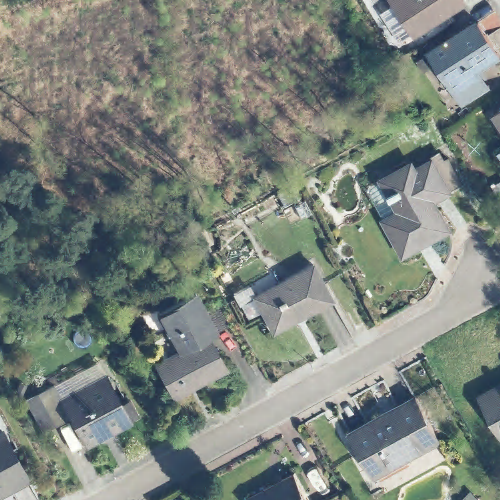
#> input picture Python/test.png, 500 x 500 px
$ jupyter execute --allow-errors vision_prep.ipynb   (shell and % lines are left out)   (older library calls are emulated)
#> lines starting #> are read from the running program, lines starting #| are printed output that depends on the picture; after the words box and inside, x2 and y2 are one past the last pixel; in counts of white or black regions, pixels touching at a corner belong together
[cell 1]
import cv2
from matplotlib import pyplot as plt
import numpy as np
import pandas as pd

img = cv2.imread('test.png')
#> img is the input picture: shape (500, 500, 3); mean B, G, R 123.2, 130.2, 122.3
gs_img = cv2.cvtColor(img, cv2.COLOR_BGR2GRAY)
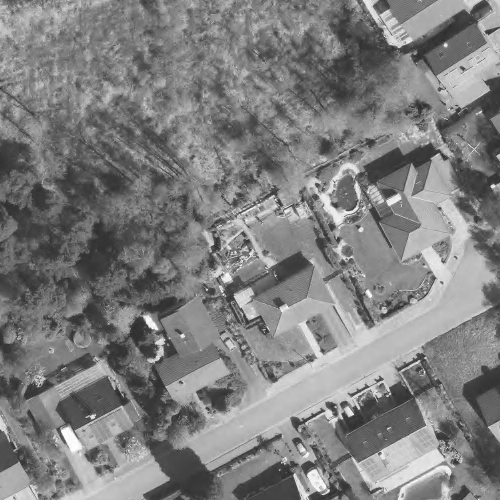
#> gs_img: shape (500, 500); min 40, max 255, mean 127
hist_img = cv2.equalizeHist(gs_img)
hist_img  = cv2.medianBlur(hist_img,11)
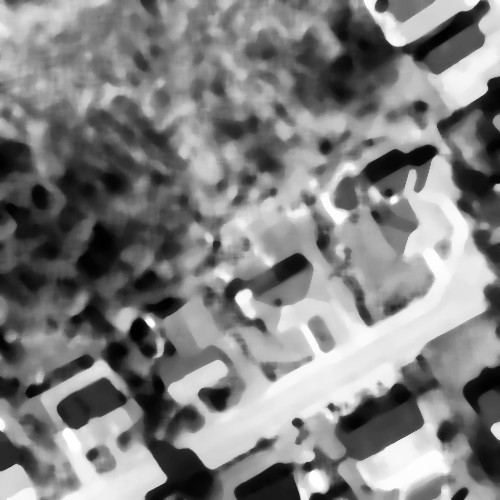
#> hist_img: shape (500, 500); min 1, max 255, mean 129


plt.imshow(img)
cv2.imwrite('test_prep.png', hist_img)
hist_img.mean()
#> Out = 129

[cell 2]
gss_img  = cv2.GaussianBlur(hist_img,(3,3),0.000001,0.000001)
lap_img = cv2.Laplacian(gss_img,cv2.CV_64F)
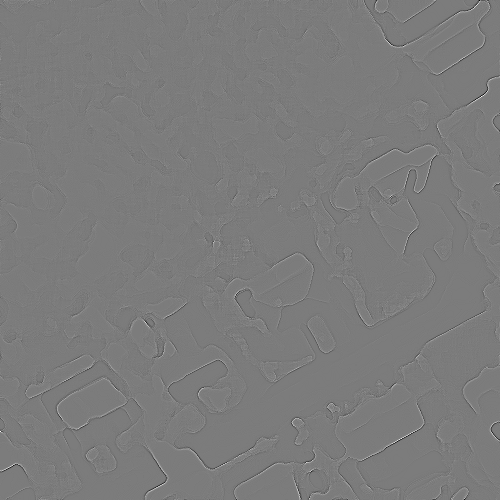
#> lap_img: shape (500, 500) float64; min -294, max 310, mean 0; drawn with min black and max white
ret, lap_img = cv2.threshold(lap_img,20,255,cv2.THRESH_BINARY)
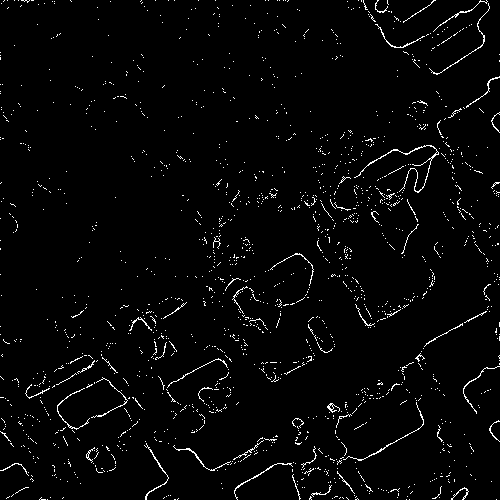
#> lap_img: shape (500, 500) float64; 2.5% white in thin lines or dots
lap_img  = lap_img.astype(np.uint8)
#> lap_img: shape (500, 500); 2.5% white in thin lines or dots


plt.imshow(lap_img, cmap='gray')
cv2.imwrite('test_lap.png', lap_img)
#> Out = True

[cell 3]
corn = np.float32(lap_img)
#> corn: shape (500, 500) float32; 2.5% white in thin lines or dots
dst = cv2.cornerHarris(corn,2,3,0.1)
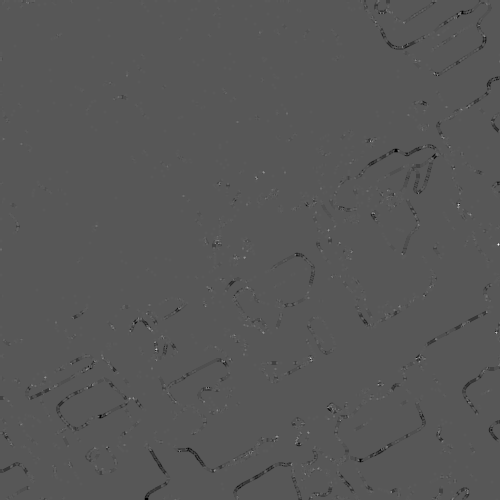
#> dst: shape (500, 500) float32; min -422825056, max 802706944, mean -1864605.6; drawn with min black and max white

#result is dilated for marking the corners, not important
dst = cv2.dilate(dst,None)

# Threshold for an optimal value, it may vary depending on the image.
img[dst>0.1*dst.max()]=[0,0,255]
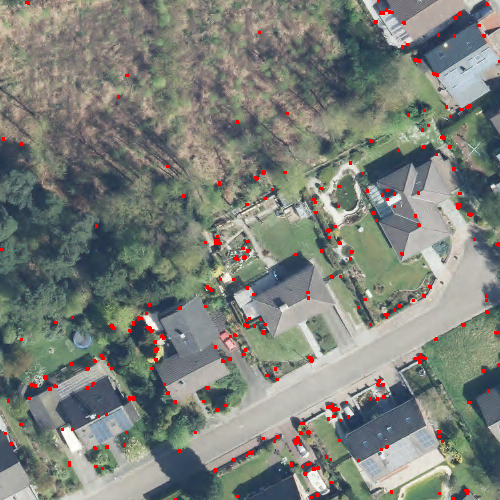
#> img: shape (500, 500, 3); 1.4% of pixels changed, all inside (x1, y1, x2, y2) = (0, 0, 500, 500)

plt.imshow(img)
cv2.imwrite('test_corners.png', img)
#> Out = True

[cell 4]
'''
img2 = cv2.imread('test.png')
gs_img2 = cv2.cvtColor(img, cv2.COLOR_BGR2GRAY)
gs_img2 = cv2.equalizeHist(gs_img)
gs_img2  = cv2.GaussianBlur(gs_img2,(3,3),0,0)
im2, contours, hierarchy = cv2.findContours(gs_img2,cv2.RETR_TREE,cv2.CHAIN_APPROX_SIMPLE)
idx =0
for cnt in contours:
    idx += 1
    x,y,w,h = cv2.boundingRect(cnt)
    roi=gs_img2[y:y+h,x:x+w]

    cv2.drawContours(img2, contours, -1, (0,255,0), 2)
plt.imshow(img2)
cv2.imwrite('test_boundbox.png', img2)
'''
'Not very helpful, same as edge detection'

[cell 5]
corn_bin = np.where(dst>0.1*dst.max(), 1,0)
#> corn_bin: shape (500, 500) int64; values 0 (black) and 1 (white), 1.4% white; 232 white regions (194 under 20 px), largest, box (x1, y1, x2, y2) and area: (326, 403, 340, 412) 64, (414, 353, 427, 364) 62, (379, 8, 394, 15) 57
print (np.count_nonzero(corn_bin))
#| 3509

corn_list = []
far_thold = 100

[cell 6]
img2 = cv2.imread('test.png')
gs_img2 = cv2.cvtColor(img2, cv2.COLOR_BGR2GRAY)
#gs_img2 = cv2.equalizeHist(gs_img)
gs_img2  = cv2.GaussianBlur(gs_img2,(3,3),0,0)

edges = cv2.Canny(gs_img2,220,250)
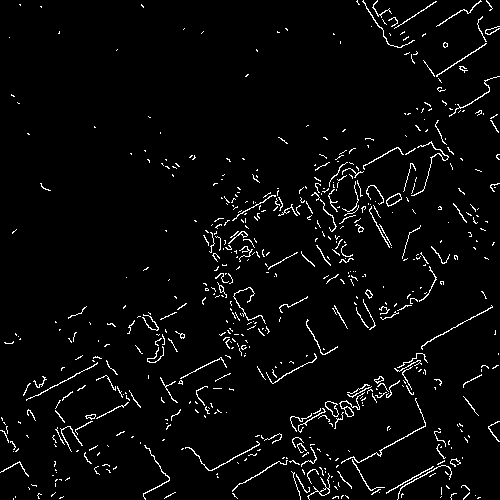
#> edges: shape (500, 500); 3.5% white in thin lines or dots
lines = cv2.HoughLinesP(edges,1,np.pi/180,10,minLineLength=20,maxLineGap=3)
#> lines = 24 rows, first 6: [211, 470, 259, 444], [41, 392, 79, 373], [180, 378, 221, 358], [355, 464, 375, 453], [299, 420, 327, 407], [279, 378, 308, 362]

if lines.size != 0:
    for line in lines:
        x1,y1,x2,y2 = line[0]
        cv2.line(img2,(x1,y1),(x2,y2),(0,255,0),2)
#> this loop made 24 passes
#> (x1, y1, x2, y2) on passes 1 to 12: (211, 470, 259, 444), (41, 392, 79, 373), (180, 378, 221, 358), (355, 464, 375, 453), (299, 420, 327, 407), (279, 378, 308, 362), (294, 428, 328, 409), (292, 472, 300, 498), (462, 323, 492, 306), (386, 493, 444, 460), (403, 191, 412, 163), (409, 385, 425, 423)
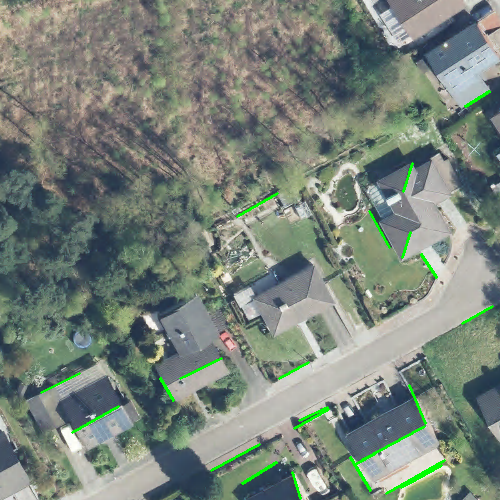
#> img2: shape (500, 500, 3); 1.04% of pixels changed, all inside (x1, y1, x2, y2) = (40, 90, 494, 500)


plt.imshow(img2)
cv2.imwrite('test_canny.png', edges)
cv2.imwrite('test_lines.png', img2)
#> Out = True

[cell 7]
img = cv2.imread('test.png')

#img  = cv2.medianBlur(hist_img,11)
img = np.float32(img)
img = img.reshape((-1,3))

criteria = (cv2.TERM_CRITERIA_EPS + cv2.TERM_CRITERIA_MAX_ITER, 1000, 0.001)
#> criteria = (3, 1000, 0.001)
ret,label,center=cv2.kmeans(img,3,None,criteria,10,cv2.KMEANS_RANDOM_CENTERS)
#> ret = 204052741.5; center = [[121, 136.2, 128.5], [89.13, 83.84, 69.96], [179.1, 187.9, 188.8]]

label = label.reshape(500,500)
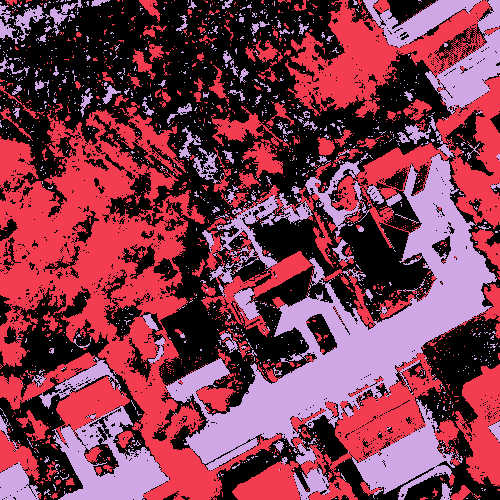
#> label: shape (500, 500) int32; 3 distinct labels, from 0 to 2; one colour per label, 0 black
#label += edges
img = img.reshape(500,500,3)
plt.imshow(label)
plt.savefig ( 'test_kmeans.png', dpi=2000)
#cv2.imwrite('test_col_prep.png', img.reshape(500,500,3))

[cell 8]
import seaborn as sns

pic = edges
sq = 100
ind = len(pic)//sq
#> ind = 5
sub = []

for i in range(sq):
    for j in range(sq):
        sub.append(pic[i:(i+1)*ind,j:(j+1)*ind])
#> after the loop, sub = 10000 items

means = [(i.mean()) for i in sub]
#> means = 10000 values, max 11.76 at index 9989, min 0 at index 0, mean 3.55

means = np.array(means).reshape(-1,sq)
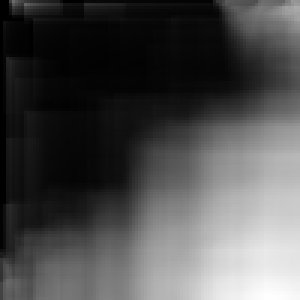
#> means: shape (100, 100) float64 (shown 3 times larger); min 0, max 11.76, mean 3.55; drawn with min black and max white
#sns.heatmap(means)
im1 = plt.imshow(gs_img2)
im2 = plt.imshow(means)

plt.savefig('test_hmap.png', dpi=2000)
plt.show()
